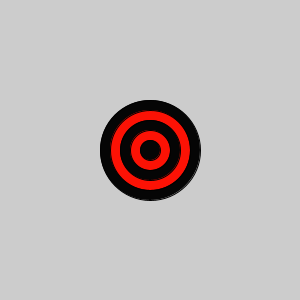
Frame 1 (no input)
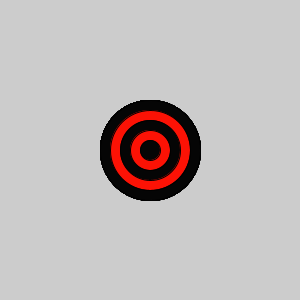
Frame 60 (the mouse pressed at the canvas centre just before this capture)
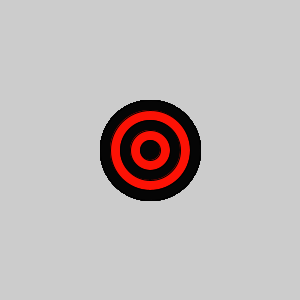
Frame 120 (the mouse held since frame 60 and released just before this capture)

The Processing sketch that drew these frames (run headless with seeded random() and noise(); from frame 60 on, the mouse is pressed at the canvas centre):

// Processing sketch: bullseye
// ── bullseye.pde

void setup() {
 
  // set the size of your sketch

size(300, 300);
}

void draw() {
  
   for(int i = 5; i > 0; i--)  {
    if(i%2== 0) {
     fill(#FC1205);
   ellipse(150, 150,i*20,i*20);
    }
    else{
    fill(#050505);
   ellipse(150, 150,i*20,i*20);
   }
   }
  //Starting with the largest ellipse, use a for loop to draw a bullseye with ellipses.
  
  //Use an if statement and modulo to alternate the color of your rings.
 
  
}
